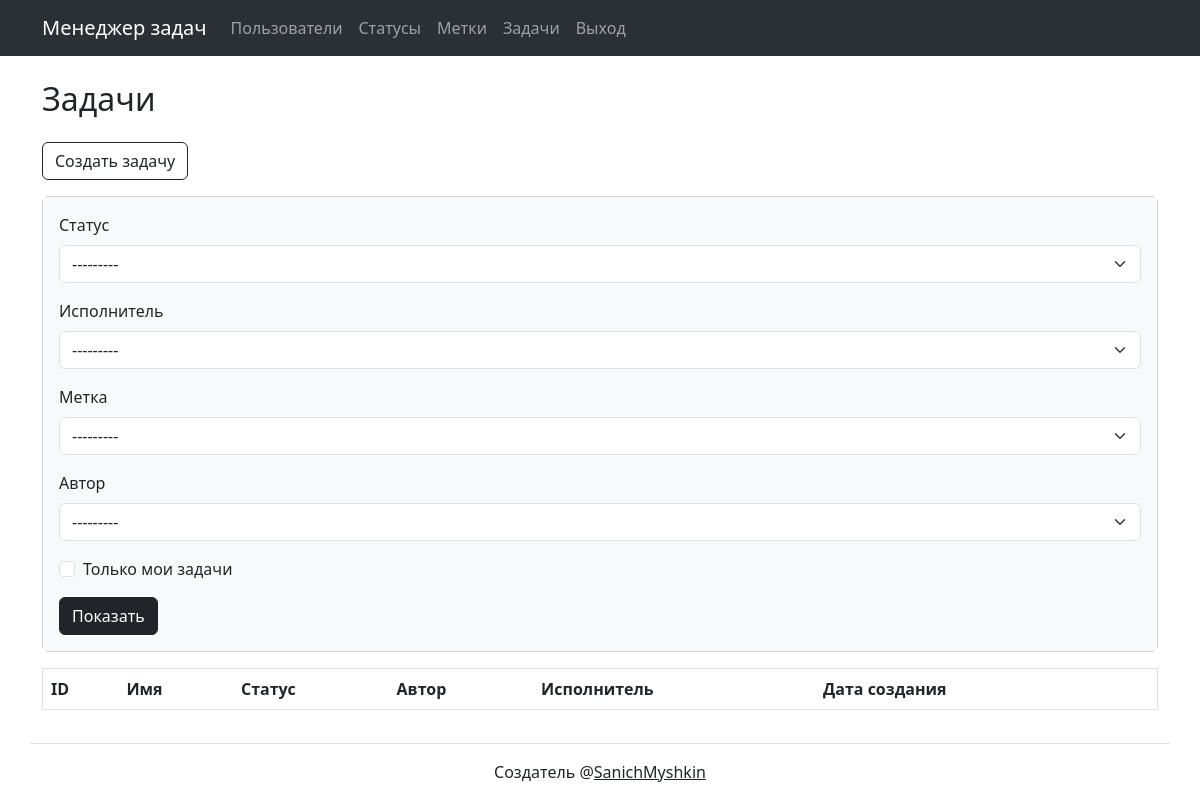
Page /tasks/ (signed in) on the earlier database version.
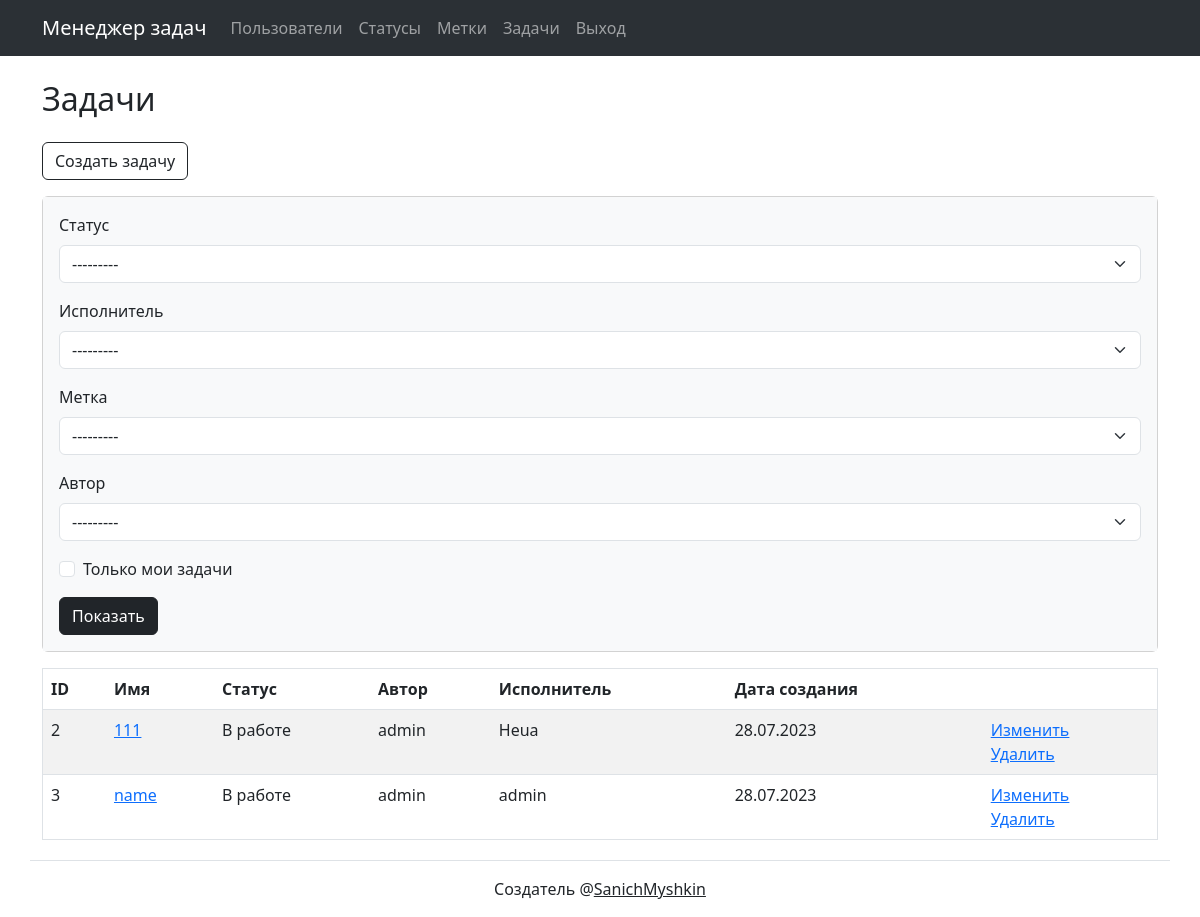
Same page on the later database version.
### task_manager/tasks/models.py (models this page shows, shortened)
class Task(models.Model):
    name = models.CharField(max_length=255,
                            verbose_name=names.name)
    description = models.TextField(null=True,
                                   verbose_name=names.descr)
    author = models.ForeignKey(User, on_delete=models.PROTECT,
                               verbose_name=names.author)
    status = models.ForeignKey(Status, on_delete=models.PROTECT,
                               verbose_name=names.status)
    executor = models.ForeignKey(User, on_delete=models.PROTECT,
                                 null=True,
                                 blank=True,
                                 related_name='executor',
                                 verbose_name=names.executor
                                 )
    time_create = models.DateTimeField(auto_now_add=True,
                                       verbose_name=names.date)
    labels = models.ManyToManyField(Label,
                                    through='LabelForTask',
                                    verbose_name=names.labels,
                                    blank=True)

### task_manager/statuses/models.py (models this page shows)
class Status(models.Model):
    time_create = models.DateTimeField(auto_now_add=True)
    name = models.CharField(max_length=200, unique=True)
    def __str__(self):
        return self.name

### task_manager/users/models.py (models this page shows)
class User(AbstractUser):
    def __str__(self):
        return self.username

### task_manager/tasks/views.py (the view, shortened to what this page needs)
# urls.py: path('', TasksList.as_view(), name='tasks_list'),
class TasksList(LoginRequiredMixin, FilterView):
    model = Task
    context_object_name = 'tasks'
    template_name = 'tasks/index.html'
    filterset_class = TaskFilter
    login_url = 'user_login'

### task_manager/labels/models.py (called while the page is built)
    def __str__(self):
        return self.name

### task_manager/templates/tasks/index.html (shortened to what this page needs)
{% extends 'base.html' %}
{% load django_bootstrap5 %}
{% load i18n %}
{% get_current_language as LANGUAGE_CODE %}
{% block content %}
<div class="container wrapper flex-grow-1">
    <h2 class="my-4 text-dark text-left mx-0">{% trans "Tasks" %}</h2>
    <a href="{% url 'create_tsk' %}" class="btn btn-outline-dark mb-3" role="button">{% trans "Create task" %}</a>
    <div class="card mb-3">
        <form method="get">
            <div class="card-body bg-light">
                {% bootstrap_form filter.form %}
                <button type="submit" class="btn btn-dark">{% trans "Show" %}</button>
            </div>
        </form>
    </div>
    <table class="table table-striped border">
        <thead>
        <tr>
            <th>{% translate "ID" %}</th>
            <th>{% translate "Name" %}</th>
            <th>{% translate "Status" %}</th>
            <th>{% translate "Author" %}</th>
            <th>{% translate "Executor" %}</th>
            <th>{% translate "Created date" %}</th>
            <th></th>
        </tr>
        </thead>
        <tbody>
        {% for tsk in tasks %}
        <tr>
            <td>{{ tsk.id }}</td>
            <td><a href="{% url 'show_task' tsk.pk %}">{{ tsk.name}}</a></td>
            <td>{{ tsk.status}}</td>
            <td>{{ tsk.author}}</td>
            <td>{{ tsk.executor}}</td>
            <td>{{ tsk.time_create|date:'d.m.Y' }}</td>
            <td>
                <a href="{% url 'update_tsk' tsk.pk %}">{% translate "Update" %}</a>
                <br>
                <a href="{% url 'delete_tsk' tsk.pk %}">{% translate "Delete" %}</a>
            </td>
        </tr>
        {% endfor %}
        </tbody>
    </table>
</div>
{% endblock %}

### task_manager/templates/base.html (shortened to what this page needs)
<!doctype html>
{% load django_bootstrap5 %}
{% bootstrap_css %}
{% load i18n %}
{% get_current_language as LANGUAGE_CODE %}
<html lang="{{ LANGUAGE_CODE }}">
<head>
</head>
<link href="https://cdn.jsdelivr.net/npm/bootstrap@5.3.0-alpha1/dist/css/bootstrap.min.css" rel="stylesheet"
>
</head>
<body class="d-flex flex-column min-vh-100">
<nav class="navbar navbar-expand-lg bg-body-tertiary bg-dark px-3" data-bs-theme="dark">
    <div class="container">
        <a class="navbar-brand text-white" href="{% url 'home' %}">{% trans 'Title' %}</a>
        <div class="collapse navbar-collapse" id="navbarNav">
            <ul class="navbar-nav">
                <li class="nav-item">
                    <a class="nav-link" href="{% url 'users' %}">{% trans 'users list nav' %}</a>
                </li>
                {% if request.user.is_authenticated %}
                <li class="nav-item">
                    <a class="nav-link" href="{% url 'statuses'%}">{% trans 'statuses'%}</a>
                </li>
                <li class="nav-item">
                    <a class="nav-link" href="{% url 'labels'%}">{% trans 'labels'%}</a>
                </li>
                <li class="nav-item">
                    <a class="nav-link" href="{% url 'tasks_list'%}">{% trans 'tasks'%}</a>
                </li>
                <li class="nav-item">
                    <a class="nav-link" href="{% url 'user_logout'%}">{% trans 'logout' %}</a>
                </li>
                {% endif %}
            </ul>
        </div>
    </div>
</nav>
{% block content%}
{% endblock %}
</body>
</html>
<footer>
    <div class="container my-1 pt-3 border-top text-center">
        <p>{% trans 'name of creator' %} @<a href="https://github.com/SanichMyshkin"
                                             class="text-dark justify-content-center">SanichMyshkin</a>
        </p>
    </div>
</footer>

Differences in the rows shown:
added Task: id "2", name "111", status "В работе", author "admin", executor "Heua", time_create "28.07.2023"
added Task: id "3", name "name", status "В работе", author "admin", executor "admin", time_create "28.07.2023"
